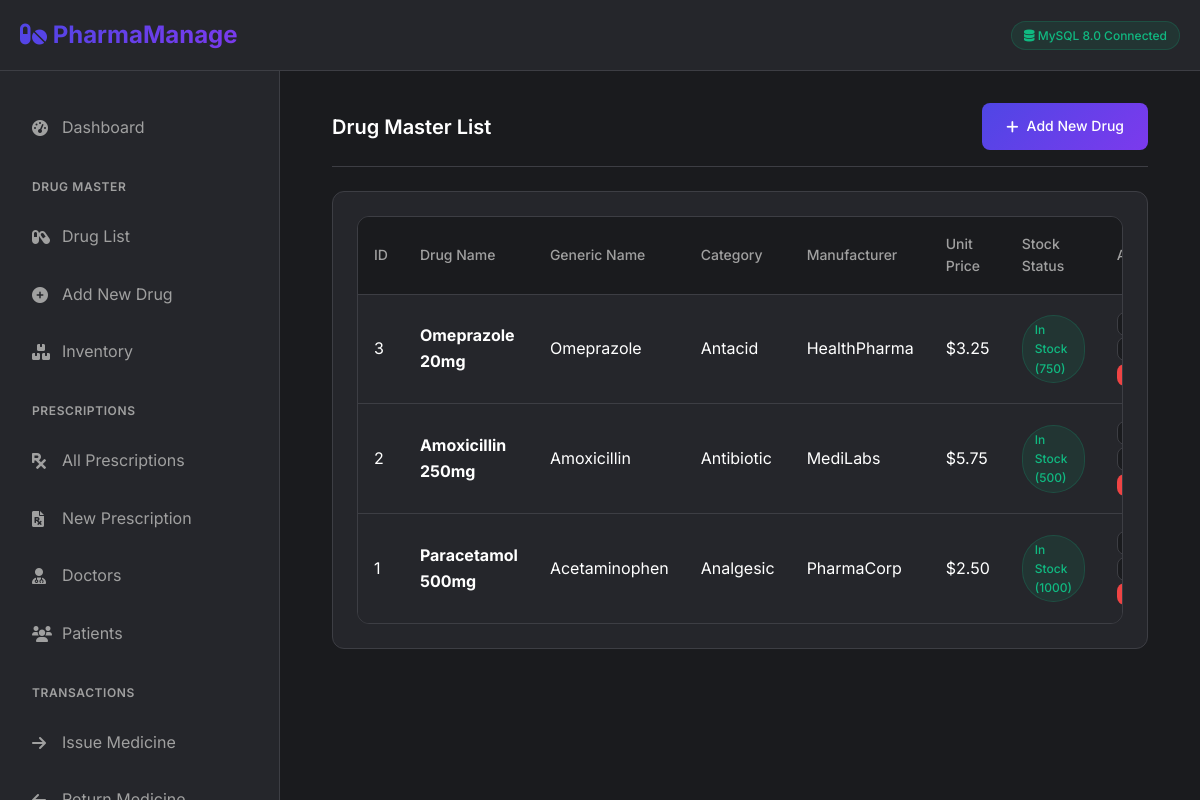
Page /modules/drug_master/list.php on the committed database.
### tables this page shows
CREATE TABLE IF NOT EXISTS drugs (
    drug_id INT PRIMARY KEY AUTO_INCREMENT,
    drug_name VARCHAR(100) NOT NULL,
    generic_name VARCHAR(100),
    category VARCHAR(50),
    manufacturer VARCHAR(100),
    unit_price DECIMAL(10,2),
    created_at TIMESTAMP DEFAULT CURRENT_TIMESTAMP,
    updated_at TIMESTAMP DEFAULT CURRENT_TIMESTAMP ON UPDATE CURRENT_TIMESTAMP,
    INDEX idx_drug_name (drug_name),
    INDEX idx_category (category)
);

### modules/drug_master/list.php (the view, shortened to what this page needs)
<?php
require_once '../../config/database.php';
include '../../includes/header.php';
include '../../includes/sidebar.php';
?>
<div class="main-content">
    <div class="container">
        <div class="card-header">
            <h1 class="card-title">Drug Master List</h1>
            <a href="add.php" class="btn btn-primary">
                <i class="fas fa-plus"></i> Add New Drug
            </a>
        </div>
        <div class="card">
            <div class="table-container">
                <table>
                    <thead>
                        <tr>
                            <th>ID</th>
                            <th>Drug Name</th>
                            <th>Generic Name</th>
                            <th>Category</th>
                            <th>Manufacturer</th>
                            <th>Unit Price</th>
                            <th>Stock Status</th>
                            <th>Actions</th>
                        </tr>
                    </thead>
                    <tbody>
                        <?php
                        $result = $db->query("
                            SELECT d.*,
                                   COALESCE(SUM(i.quantity), 0) as total_stock,
                                   MIN(i.expiry_date) as earliest_expiry
                            FROM drugs d
                            LEFT JOIN inventory i ON d.drug_id = i.drug_id
                            GROUP BY d.drug_id
                            ORDER BY d.drug_id DESC
                        ");
                        while($row = $result->fetch_assoc()):
                        ?>
                        <tr>
                            <td><?php echo $row['drug_id']; ?></td>
                            <td><strong><?php echo $row['drug_name']; ?></strong></td>
                            <td><?php echo $row['generic_name']; ?></td>
                            <td><?php echo $row['category']; ?></td>
                            <td><?php echo $row['manufacturer']; ?></td>
                            <td>$<?php echo number_format($row['unit_price'], 2); ?></td>
                            <td>
                                <?php if($row['total_stock'] > 100): ?>
                                    <span class="badge badge-success">In Stock (<?php echo $row['total_stock']; ?>)</span>
                                <?php elseif($row['total_stock'] > 0): ?>
                                    <span class="badge badge-warning">Low Stock (<?php echo $row['total_stock']; ?>)</span>
                                <?php else: ?>
                                    <span class="badge badge-danger">Out of Stock</span>
                                <?php endif; ?>
                            </td>
                            <td>
                                <a href="view.php?id=<?php echo $row['drug_id']; ?>" class="btn btn-secondary" style="padding: 0.25rem 0.75rem;">
                                </a>
                                <a href="edit.php?id=<?php echo $row['drug_id']; ?>" class="btn btn-secondary" style="padding: 0.25rem 0.75rem;">
                                </a>
                                <a href="?delete=<?php echo $row['drug_id']; ?>"
                                   class="btn btn-danger"
                                   style="padding: 0.25rem 0.75rem;"
                                   onclick="return confirm('Are you sure you want to delete this drug?')">
                                </a>
                            </td>
                        </tr>
                        <?php endwhile; ?>
                    </tbody>
                </table>
            </div>
        </div>
    </div>
</div>
<?php include '../../includes/footer.php'; ?>

### css/style.css (style rules this page uses)
:root { --bg-primary: #1a1b1e; --bg-secondary: #2c2d31; --bg-card: #25262b; --text-primary: #ffffff; --text-secondary: #a0a0a0; --accent-primary: #4f46e5; --accent-secondary: #7c3aed; --success: #10b981; --warning: #f59e0b; --danger: #ef4444; --border-color: #3d3e44; }
* { margin: 0; padding: 0; box-sizing: border-box; }
body { font-family: 'Inter', -apple-system, BlinkMacSystemFont, sans-serif; background-color: var(--bg-primary); color: var(--text-primary); line-height: 1.6; }
.container { max-width: 1400px; margin: 0 auto; padding: 0 20px; }
.main-content { margin-left: 280px; padding: 2rem; min-height: calc(100vh - 70px); }
.card { background-color: var(--bg-card); border: 1px solid var(--border-color); border-radius: 12px; padding: 1.5rem; margin-bottom: 1.5rem; transition: transform 0.2s, box-shadow 0.2s; }
.card-header { display: flex; justify-content: space-between; align-items: center; margin-bottom: 1.5rem; padding-bottom: 1rem; border-bottom: 1px solid var(--border-color); }
.card-title { font-size: 1.25rem; font-weight: 600; color: var(--text-primary); }
.btn { display: inline-flex; align-items: center; justify-content: center; padding: 0.75rem 1.5rem; border: none; border-radius: 8px; font-size: 0.875rem; font-weight: 500; cursor: pointer; transition: all 0.2s; text-decoration: none; gap: 0.5rem; }
.btn-primary { background: linear-gradient(135deg, var(--accent-primary), var(--accent-secondary)); color: white; }
.btn-secondary { background-color: var(--bg-primary); color: var(--text-primary); border: 1px solid var(--border-color); }
.btn-danger { background-color: var(--danger); color: white; }
.table-container { overflow-x: auto; border-radius: 12px; border: 1px solid var(--border-color); }
table { width: 100%; border-collapse: collapse; background-color: var(--bg-card); }
th { text-align: left; padding: 1rem; background-color: var(--bg-primary); color: var(--text-secondary); font-weight: 500; font-size: 0.875rem; border-bottom: 1px solid var(--border-color); }
td { padding: 1rem; border-bottom: 1px solid var(--border-color); color: var(--text-primary); }
tr:last-child td { border-bottom: none; }
.badge { display: inline-block; padding: 0.25rem 0.75rem; border-radius: 9999px; font-size: 0.75rem; font-weight: 500; }
.badge-success { background-color: rgba(16, 185, 129, 0.1); color: var(--success); border: 1px solid rgba(16, 185, 129, 0.2); }

### rows in the picture
drugs: drug_id "3", drug_name "Omeprazole 20mg", generic_name "Omeprazole", category "Antacid", manufacturer "HealthPharma", unit_price "3.25", total_stock "750"
drugs: drug_id "2", drug_name "Amoxicillin 250mg", generic_name "Amoxicillin", category "Antibiotic", manufacturer "MediLabs", unit_price "5.75", total_stock "500"
drugs: drug_id "1", drug_name "Paracetamol 500mg", generic_name "Acetaminophen", category "Analgesic", manufacturer "PharmaCorp", unit_price "2.50", total_stock "1000"
